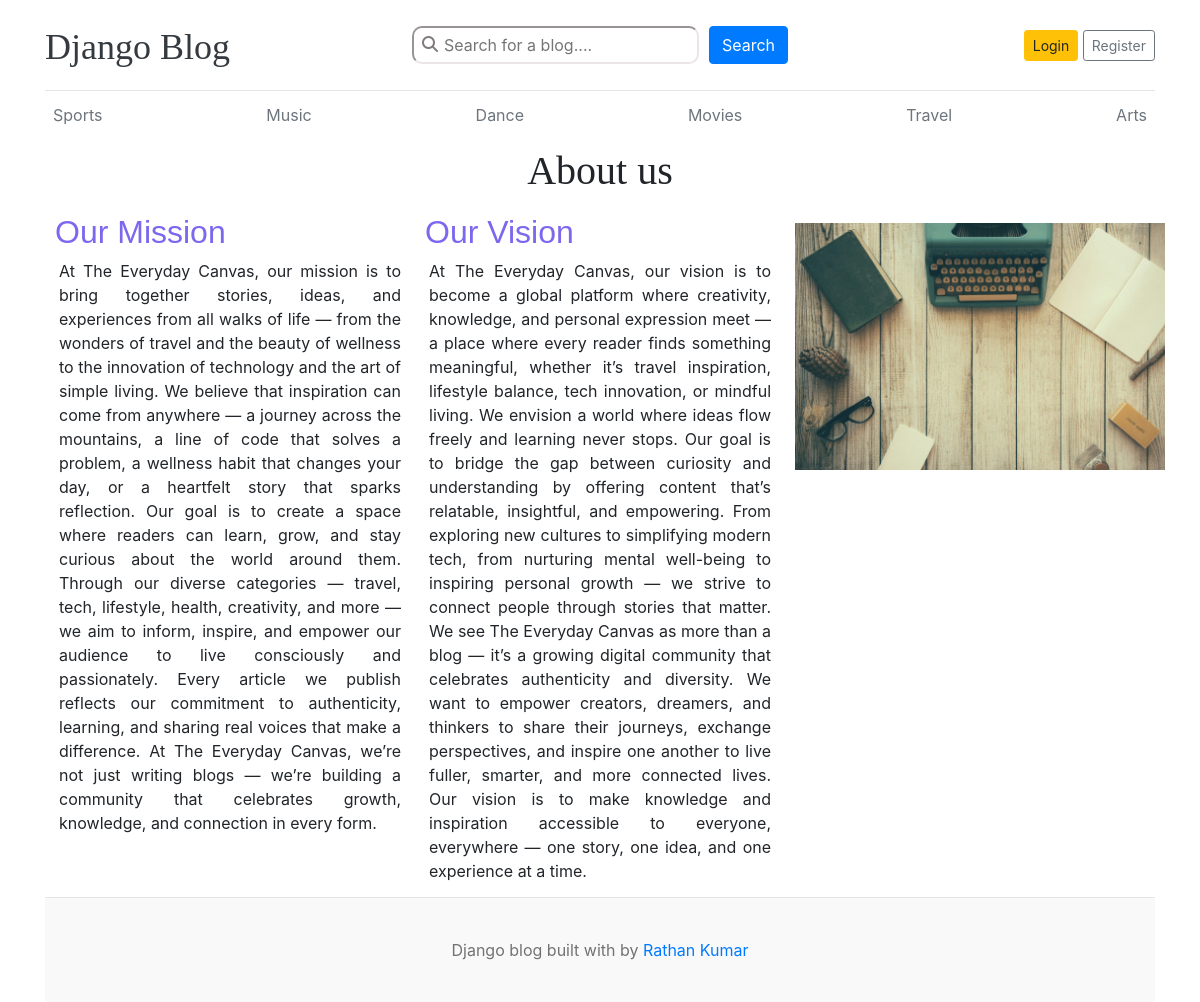
The page /about/ on the database its author committed.
### blogs/models.py (models this page shows, shortened)
class Category(models.Model):
    category_name = models.CharField(max_length=255, unique=True)
    created_at = models.DateTimeField(auto_now_add=True)
    updated_at = models.DateTimeField(auto_now=True)
    class Meta:
        verbose_name_plural = 'categories'

### about/models.py (models this page shows, shortened)
class About(models.Model):
    title = models.CharField(max_length=50)
    mission = models.TextField(max_length=2000)
    vision = models.TextField(max_length=2000)
    created_at = models.DateTimeField(auto_now_add=True)
    updated_at = models.DateTimeField(auto_now=True)

### blog_main/views.py (the view)
# urls.py: path('about/', views.aboutUs, name="about"),
def aboutUs(request):
    aboutus = About.objects.first()
    context = {
        'aboutus': aboutus,
    }
    return render(request, 'about.html', context)

### blogs/context_processors.py (called while the page is built)
def get_categories(request):
    categories = Category.objects.all()
    return dict(categories=categories)

### templates/about.html
{% extends 'base.html' %}
{% load static %}
{% block content %}
<h1 id="titleh1">{{aboutus.title}}</h1>
<section class="aboutus-container">
    <div class="mission">
        <h2 id="subtitle">Our Mission</h2>
        <p>{{aboutus.mission}}</p>
    </div>
    <div class="vision">
        <h2 id="subtitle">Our Vision</h2>
        <p>{{aboutus.vision}}</p>
    </div>
    <div class="about-image">
        <img src="{% static 'images/bg1.jpeg' %}" />
    </div>
</section>
{% endblock %}

### templates/base.html (shortened to what this page needs)
{% load static %}
<!DOCTYPE html>
<html lang="en">
<head>
    <link href="https://getbootstrap.com/docs/4.0/dist/css/bootstrap.min.css" rel="stylesheet">
    <link href="{% static 'css/blog.css' %}" rel="stylesheet">
    <link rel="stylesheet" href="https://cdnjs.cloudflare.com/ajax/libs/font-awesome/6.6.0/css/all.min.css">
</head>
<body>
    <div class="container">
        <header class="blog-header py-3">
            <div class="row flex-nowrap justify-content-between align-items-center">
                <div class="col-4 pt-1">
                    <a class="blog-header-logo text-dark" href="/">Django Blog</a>
                </div>
                <div class="col-4">
                    <form class="search-form" action="{% url 'search' %}" method="GET">
                        <div class="search-container">
                            <i class="fa-solid fa-magnifying-glass"></i>
                            <input type="text" name="keyword" placeholder="Search for a blog....">
                        </div>
                        <button class="btn btn-primary" id="submitbtn" type="submit">Search</button>
                    </form>
                </div>
                <div class="col-4 d-flex justify-content-end align-items-center">
                    {% if not user.is_authenticated %}
                    <a class="btn btn-sm btn-warning" href="{% url 'login' %}">Login</a> &nbsp;
                    <a class="btn btn-sm btn-outline-secondary" href="{% url 'register' %}">Register</a>
                    {% endif %}
                </div>
            </div>
        </header>
        <div class="nav-scroller py-1 mb-2">
            <nav class="nav d-flex justify-content-between">
                {% for category in categories %}
                <a class="p-2 text-muted"
                    href="{% url 'posts_by_category' category.id %}">{{category.category_name}}</a>
                {% endfor %}
            </nav>
        </div>
        {% block content %}
        {% endblock %}
        <footer class="blog-footer">
            <p>Django blog built with by <a href="#">Rathan Kumar</a></p>
        </footer>
</body>
</html>

### blog_main/static/css/blog.css (style rules this page uses)
.blog-header { border-bottom: 1px solid #e5e5e5; }
.blog-header-logo { font-family: "Playfair Display", Georgia, "Times New Roman", serif ; font-size: 2.25rem; }
h1, h2, h3, h4, h5, h6 { font-family: "Playfair Display", Georgia, "Times New Roman", serif ; }
.blog-footer { padding: 2.5rem 0; color: #727272; text-align: center; background-color: #f9f9f9; border-top: .05rem solid #e5e5e5; }
.blog-footer p:last-child { margin-bottom: 0; }
#titleh1 { text-align: center; }
.aboutus-container { display: flex; justify-content: space-between; }
.mission { flex: 1 1 100px; padding: 10px; }
.vision { flex: 1 1 100px; padding: 10px; }
.mission p, .vision p { margin: 4px; text-align: justify; }
.about-image { flex: 1 1 100px; }
.about-image img { width: 100%; max-width: 400px; object-fit: cover; margin: 10px; padding-top: 10px; justify-content: center; }
#subtitle { font-family: 'Lucida Sans', 'Lucida Sans Regular', 'Lucida Grande', 'Lucida Sans Unicode', Geneva, Verdana, sans-serif; color: mediumslateblue; }
.search-form { display: flex; justify-content: center; gap: 10px; }
.search-container { position: relative; }
.search-container i { position: absolute; left: 10px; top: 10px; color: #827b7b; }
.search-container input { padding: 5px 5px 5px 30px; border-radius: 10px; border-color: rgb(237, 229, 229); }

### rows shown on the page
Category: category_name "Sports"
Category: category_name "Music"
Category: category_name "Dance"
Category: category_name "Movies"
Category: category_name "Travel"
Category: category_name "Arts"
About: title "About us", mission "At The Everyday Canvas, our mission is to bring together stories, ideas, and experiences from all walks of life — from the wonders of travel and the beauty of wellness to the innovation of technology and the art of simple living. We believe that inspiration can come from anywhere — a journey across the mountains, a line of code that solves a problem, a wellness habit that changes your day, or a heartfelt story that sparks reflection. Our goal is to create a space where readers can learn, grow, and stay curious about the world around them. Through our diverse categories — travel, tech, lifestyle, health, creativity, and more — we aim to inform, inspire, and empower our audience to live…", vision "At The Everyday Canvas, our vision is to become a global platform where creativity, knowledge, and personal expression meet — a place where every reader finds something meaningful, whether it’s travel inspiration, lifestyle balance, tech innovation, or mindful living. We envision a world where ideas flow freely and learning never stops. Our goal is to bridge the gap between curiosity and understanding by offering content that’s relatable, insightful, and empowering. From exploring new cultures to simplifying modern tech, from nurturing mental well-being to inspiring personal growth — we strive to connect people through stories that matter. We see The Everyday Canvas as more than a blog —…"
